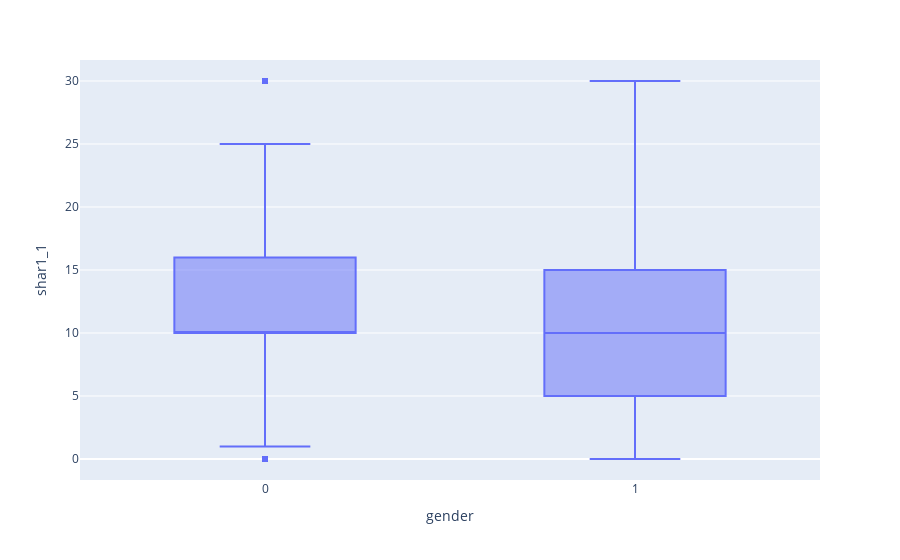

The notebook cell saved with this chart:
### Code cell
fig = px.box(df_100_notation, x = "gender", y = "shar1_1")
fig.show()

### Figure 1 — Plotly figure (JSON) as saved in the notebook; plotly's stock layout.template omitted (floating-point values rounded to 4 significant figures; data arrays with more than 128 entries replaced by an {"elided": "..."} marker saying what was removed)
{"data": [{"alignmentgroup": "True", "hovertemplate": "gender=%{x}<br>shar1_1=%{y}<extra></extra>", "legendgroup": "", "marker": {"color": "#636efa"}, "name": "", "notched": false, "offsetgroup": "", "orientation": "v", "showlegend": false, "type": "box", "x": {"elided": "6816 int values"}, "x0": " ", "xaxis": "x", "y": {"elided": "6816 float values"}, "y0": " ", "yaxis": "y"}], "layout": {"boxmode": "group", "legend": {"tracegroupgap": 0}, "margin": {"t": 60}, "xaxis": {"anchor": "y", "domain": [0, 1], "title": {"text": "gender"}}, "yaxis": {"anchor": "x", "domain": [0, 1], "title": {"text": "shar1_1"}}}}
